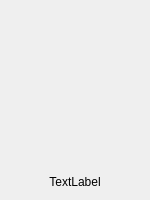
<?xml version="1.0" encoding="UTF-8"?>
<ui version="4.0">
 <class>VN</class>
 <widget class="QWidget" name="VN">
  <property name="geometry">
   <rect>
    <x>0</x>
    <y>0</y>
    <width>150</width>
    <height>200</height>
   </rect>
  </property>
  <property name="maximumSize">
   <size>
    <width>150</width>
    <height>200</height>
   </size>
  </property>
  <property name="windowTitle">
   <string>Form</string>
  </property>
  <layout class="QVBoxLayout" name="verticalLayout_2">
   <item>
    <layout class="QVBoxLayout" name="verticalLayout">
     <item>
      <widget class="QLabel" name="img">
       <property name="maximumSize">
        <size>
         <width>150</width>
         <height>200</height>
        </size>
       </property>
       <property name="text">
        <string/>
       </property>
      </widget>
     </item>
     <item>
      <widget class="QLabel" name="name">
       <property name="sizePolicy">
        <sizepolicy hsizetype="Preferred" vsizetype="Fixed">
         <horstretch>0</horstretch>
         <verstretch>0</verstretch>
        </sizepolicy>
       </property>
       <property name="text">
        <string>TextLabel</string>
       </property>
       <property name="alignment">
        <set>Qt::AlignCenter</set>
       </property>
      </widget>
     </item>
    </layout>
   </item>
  </layout>
 </widget>
 <resources/>
 <connections/>
</ui>
